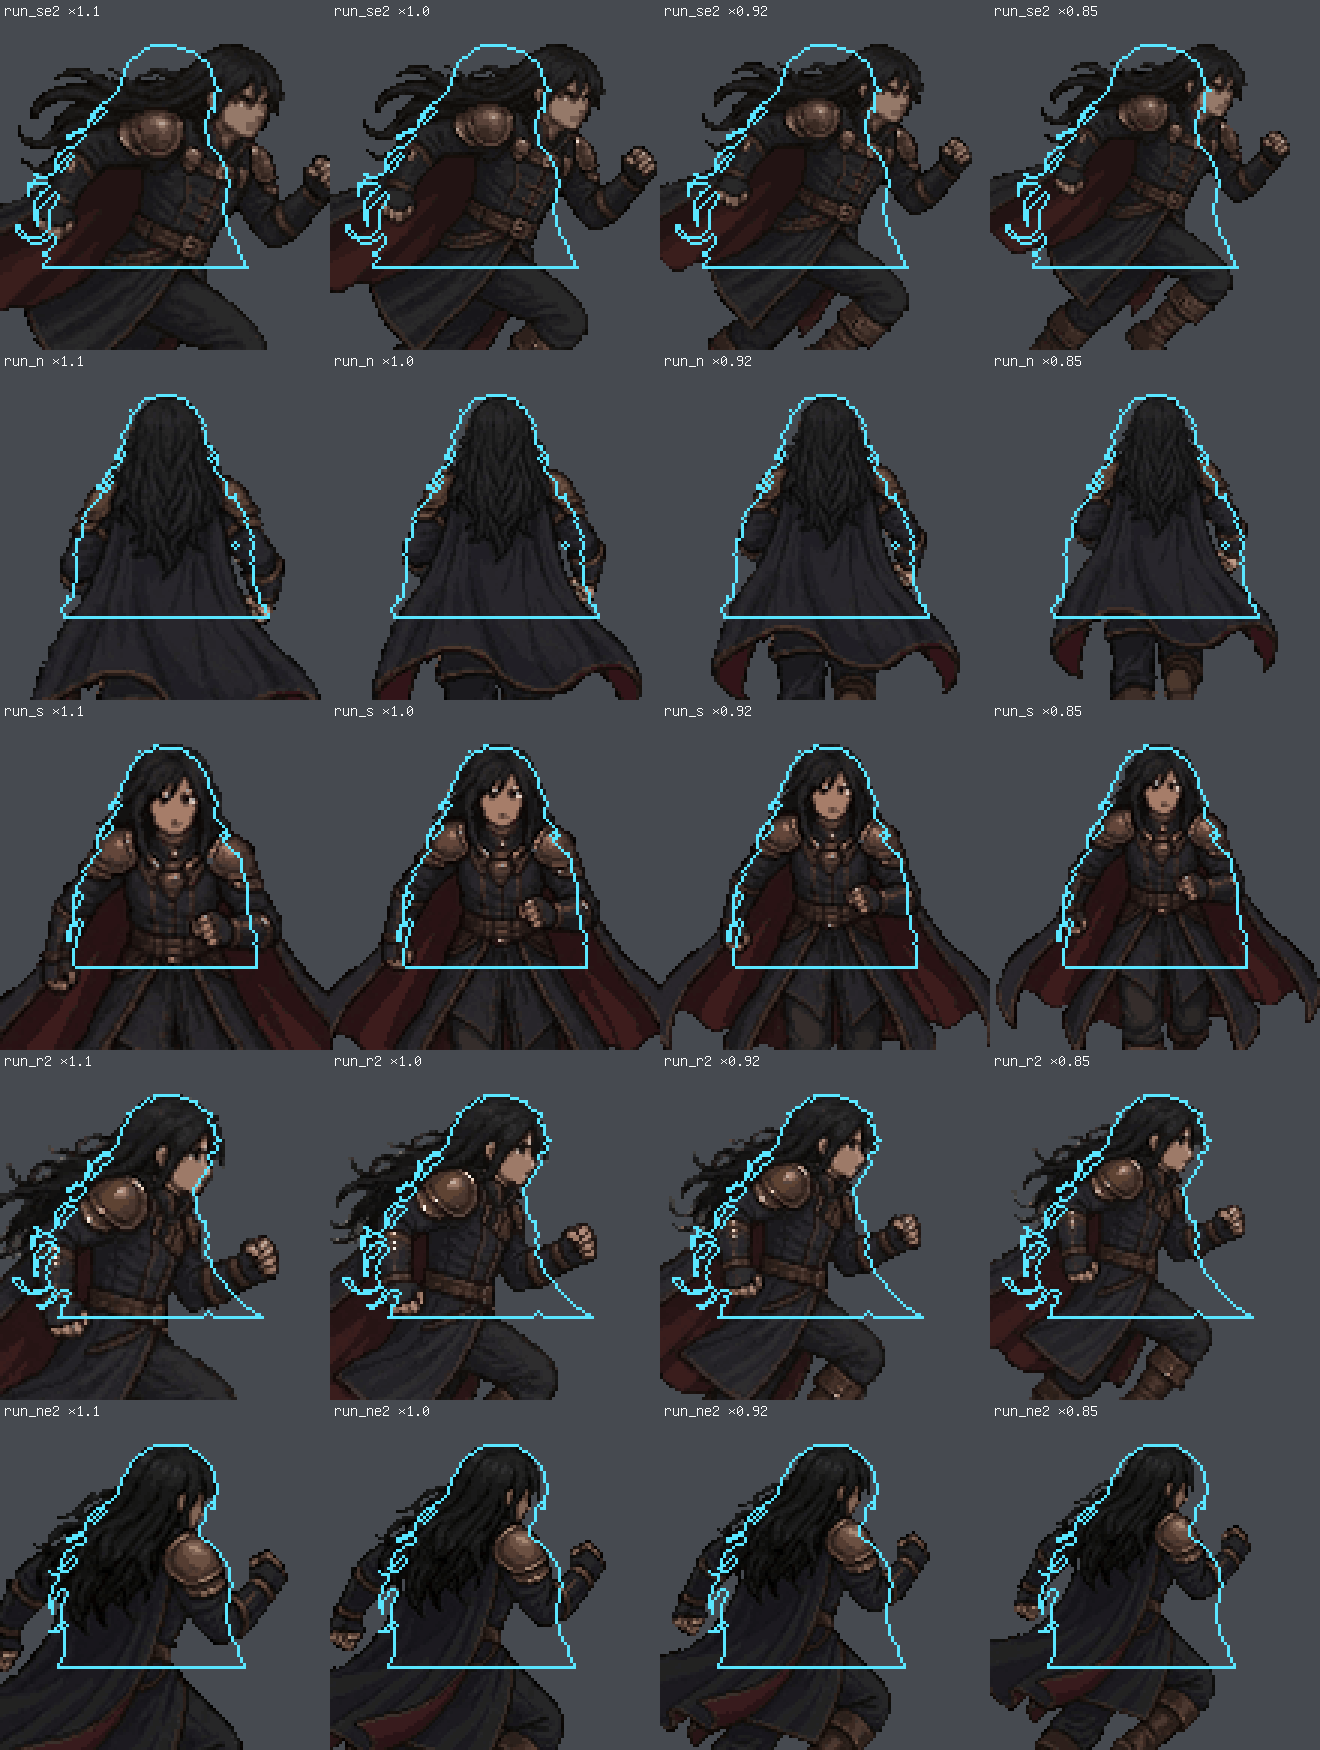

Generate this figure with Python:
# 눈으로 크기 맞추기: 같은 방향 걷기 장의 윗몸(정수리~허리) 테두리(하늘색)를 달리기 장 위에 겹침. 배율 후보마다 한 칸. 머리 위끝·머리 가운데 맞춤
import sys,glob,numpy as np
sys.path.insert(0,'../se_test')
from PIL import Image,ImageDraw,ImageFont
from pxscale import pxscale
from scipy import ndimage
F=ImageFont.truetype('/usr/share/fonts/opentype/unifont/unifont.otf',16)
G='..'
PAIRS=[('run_se2','../se_test/run_se2','../se_test/walk_se'),('run_n','../se_test/run_n','../frames/walk_up'),('run_s','../se_test/run_s','../se_test/walk_s2'),('run_r2','../se_test/run_r2','../se_test/walk_r2'),('run_ne2','../se_test/run_ne2','../se_test/walk_ne')]
SC=[1.10,1.0,0.92,0.85]
def headbox(im):
    a=np.array(im)[...,3]>0;t=int(np.nonzero(a.any(1))[0].min());xs=np.nonzero(a[t:t+12].any(0))[0];return t,(xs.min()+xs.max())/2
Z=3;CW=110;CH=110
W=Image.new('RGB',(len(SC)*CW*Z,len(PAIRS)*(CH*Z+20)),(70,74,80));d=ImageDraw.Draw(W)
for r,(n,rp,wp) in enumerate(PAIRS):
    run=Image.open(sorted(glob.glob(rp+'/*.png'))[0]).convert('RGBA');walk=Image.open(sorted(glob.glob(wp+'/*.png'))[0]).convert('RGBA')
    tr,cr=headbox(run);tw,cw=headbox(walk)
    wa=np.array(walk)[...,3]>0;wa[tw+75:]=0;edge=wa&~ndimage.binary_erosion(wa)
    for c,s in enumerate(SC):
        # 달리기를 s배 (걷기 크기 기준으로 보이게) → 머리 위끝·가운데 맞춤
        rb=run.getbbox();rs=pxscale(run.crop(rb),s);can=Image.new('RGBA',(256,256),(70,74,80,255))
        ox=round(cw-(cr-rb[0])*s);oy=round(tw-(tr-rb[1])*s);can.alpha_composite(rs,(ox,oy)) if ox>=0 and oy>=0 else can.paste(rs,(ox,oy),rs)
        A=np.array(can);A[edge]=[90,230,255,255];can=Image.fromarray(A)
        crop=can.crop((int(cw)-CW//2,tw-8,int(cw)+CW//2,tw-8+CH)).resize((CW*Z,CH*Z),Image.NEAREST)
        W.paste(crop.convert('RGB'),(c*CW*Z,r*(CH*Z+20)+20));d.text((c*CW*Z+4,r*(CH*Z+20)+2),f'{n} ×{s}',font=F,fill=(255,255,255))
W.save('overlay.png');print(W.size)
